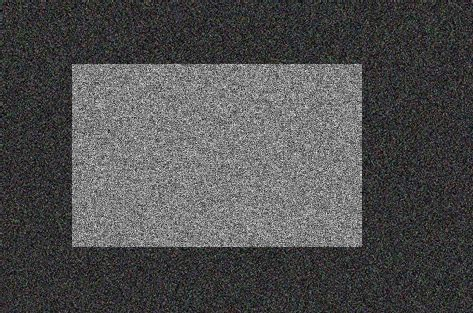
#> input picture image_processing_in_opencv/2_image_threshold/noise.jpg, 473 x 313 px
$ python 3_otsu_binarization.py
#> lines starting #> are read from the running program, lines starting #| are printed output that depends on the picture; after the words box and inside, x2 and y2 are one past the last pixel; in counts of white or black regions, pixels touching at a corner belong together
#!/usr/bin/env python
# -*- coding: utf-8 -*-
# @Date    : 2018-02-06 23:01:46
# @Author  : Joe
# @Version :

import numpy as np
import cv2
from matplotlib import pyplot as plt

# Otsu's Binarization OTSU 二值化
# cv2.threshold() -> 返回两个值，其中一个是retval,这个返回值可以在OTSU二值化的时候使用
# 在全局的阈值检测中，通常我们使用一个比较随便的值来作为阈值。 但是我们如何知道这个阈值是好的阈值还是不是呢？
# 答案就是：试错法
# 但是在一个双峰图像中（简单来说，双峰图像就是指这种图像的直方图是有两个峰值），我们可以估计阈值在两个峰值的中间。
# 这就是OTSU的作用：可以为直方图是双峰图的图像自动计算它的阈值。
# 对于那些不是双峰的图像，二值化不会很精确

img = cv2.imread('noise.jpg',0)
#> img: shape (313, 473); min 0, max 245, mean 77.7

# global thresholding
ret1, th1 = cv2.threshold(img, 127, 255, cv2.THRESH_BINARY)
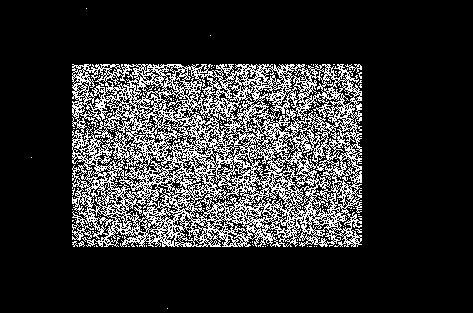
#> th1: shape (313, 473); 18.5% white in thin lines or dots, all inside (x1, y1, x2, y2) = (31, 8, 362, 309)

# otsu's binarization
ret2, th2 = cv2.threshold(img, 0, 255, cv2.THRESH_BINARY+cv2.THRESH_OTSU)
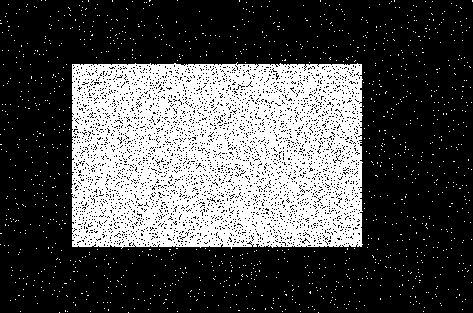
#> th2: shape (313, 473); 32.3% white; 1252 white regions (1251 under 20 px), largest, box (x1, y1, x2, y2) and area: (71, 62, 363, 249) 46465
#> ret2 = 92

# Otsu's thresholding after gaussian filtering
blur = cv2.GaussianBlur(img, (5,5), 7)
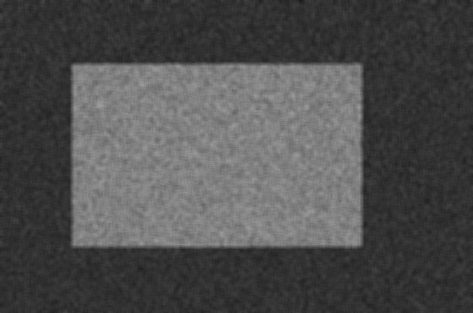
#> blur: shape (313, 473); min 24, max 158, mean 77.7
ret3, th3 = cv2.threshold(blur, 0, 255, cv2.THRESH_BINARY+cv2.THRESH_OTSU)
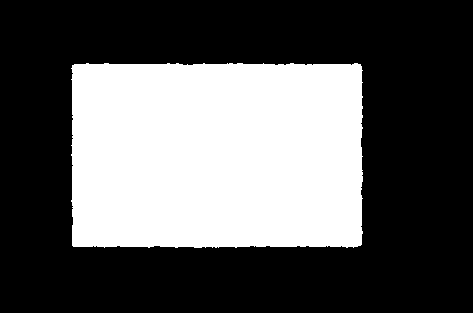
#> th3: shape (313, 473); 35.8% white; 1 white region, box (x1, y1, x2, y2) and area: (71, 63, 363, 248) 53072
#> ret3 = 88

images = [img, 0, th1,
		  img, 0, th2,
		  blur, 0, th3]

titles = ['Original Noise Image', 'Histogram', 'Global Thresholding v= 127',
		  'Original Noisy Image', 'Histogram', "Otus's Thresholding",
		  'Gaussian filtered Image', 'Histogram', "OTSU's Thresholding"]

for i in range(3):
	plt.subplot(3,3,i*3+1),plt.imshow(images[i*3],'gray')
	plt.title(titles[i*3]),plt.xticks([]),plt.yticks([])
	plt.subplot(3,3,i*3+2),plt.hist(images[i*3].ravel(),256)
	plt.title(titles[i*3+1]), plt.xticks([]), plt.yticks([])
	plt.subplot(3,3,i*3+3),plt.imshow(images[i*3+2],'gray')
	plt.title(titles[i*3+2]), plt.xticks([]), plt.yticks([])
plt.show()
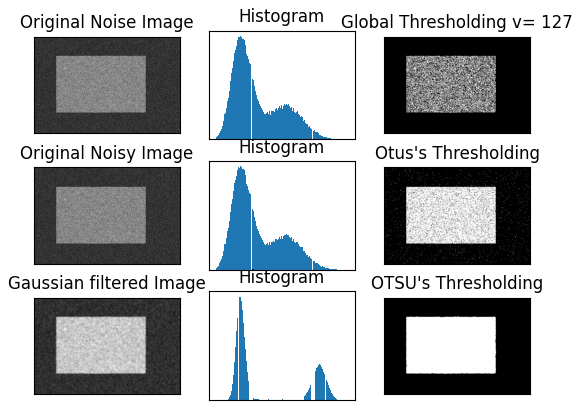
#> figure drawn by matplotlib, 9 panels

$ run again, with image_processing_in_opencv/2_image_threshold/Gradient.jpg copied over image_processing_in_opencv/2_image_threshold/noise.jpg
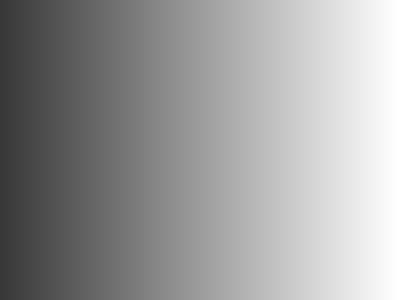
#> input picture image_processing_in_opencv/2_image_threshold/Gradient.jpg, 400 x 300 px
#> img is the input picture: shape (300, 400); min 56, max 255, mean 155.6
#> `ret1, th1 = cv2.threshold(img, 127, 255, cv2.THRESH_BINARY)`:
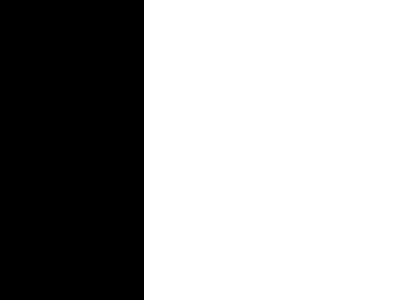
#> th1: shape (300, 400); 64% white; 1 black region, box (x1, y1, x2, y2) and area: (0, 0, 144, 300) 43200
#> th2: shape (300, 400); 50% white; 1 white region, box (x1, y1, x2, y2) and area: (200, 0, 400, 300) 60000
#> ret2 = 155
#> `ret3, th3 = cv2.threshold(blur, 0, 255, cv2.THRESH_BINARY+cv2.THRESH_O..`:
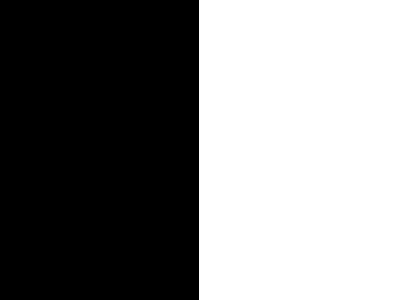
#> th3: shape (300, 400); 50.2% white; 1 black region, box (x1, y1, x2, y2) and area: (0, 0, 199, 300) 59700

$ run again, with image_processing_in_opencv/2_image_threshold/num.png saved as image_processing_in_opencv/2_image_threshold/noise.jpg
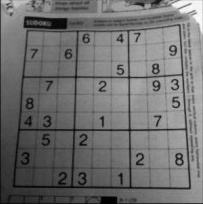
#> input picture image_processing_in_opencv/2_image_threshold/num.png, 203 x 204 px
#> img is the input picture: shape (204, 203); min 0, max 255, mean 111.4
#> `ret1, th1 = cv2.threshold(img, 127, 255, cv2.THRESH_BINARY)`:
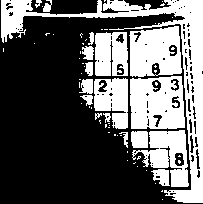
#> th1: shape (204, 203); 37.9% white; 69 white regions (51 under 20 px), largest, box (x1, y1, x2, y2) and area: (1, 0, 203, 203) 5571, (130, 76, 185, 129) 2459, (129, 26, 182, 77) 2161
#> th2: shape (204, 203); 58.9% white; 120 black regions (98 under 20 px), largest, box (x1, y1, x2, y2) and area: (0, 0, 203, 204) 15480, (54, 0, 89, 13) 288, (125, 0, 164, 9) 183
#> ret2 = 105
#> `ret3, th3 = cv2.threshold(blur, 0, 255, cv2.THRESH_BINARY+cv2.THRESH_O..`:
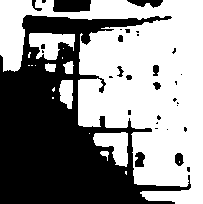
#> th3: shape (204, 203); 55.4% white; 32 black regions (21 under 20 px), largest, box (x1, y1, x2, y2) and area: (0, 15, 191, 204) 17247, (53, 0, 91, 12) 430, (127, 0, 163, 8) 176
#> ret3 = 108
